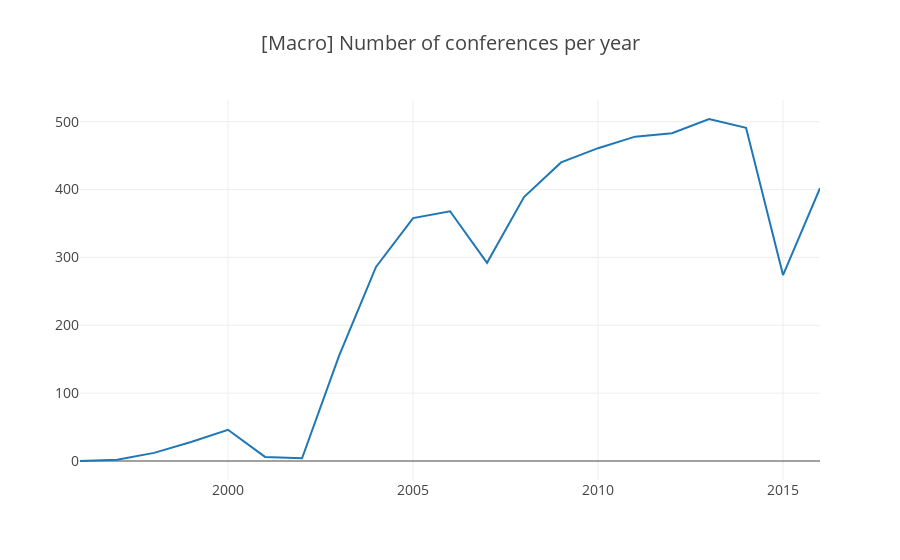

The notebook cell this image was saved under:
### Code cell
trace1 = go.Scatter(x=macro.groupby('year')['conf_id'].nunique().index,
                    y=macro.groupby('year')['conf_id'].nunique().values,
                    name='conferences')

layout = go.Layout(title=" [Macro] Number of conferences per year",
                   legend=dict(orientation='h'),
                   font=dict(size=14))

fig = go.Figure(data=[trace1], layout=layout)
plotly.offline.iplot(fig)

### Figure 1 — Plotly figure (JSON) as saved in the notebook; plotly's stock layout.template omitted (floating-point values rounded to 4 significant figures)
{"data": [{"name": "conferences", "type": "scatter", "uid": "d0588857-6782-4fb1-bd5e-1555a2c64cc1", "x": ["1996-01-01", "1997-01-01", "1998-01-01", "1999-01-01", "2000-01-01", "2001-01-01", "2002-01-01", "2003-01-01", "2004-01-01", "2005-01-01", "2006-01-01", "2007-01-01", "2008-01-01", "2009-01-01", "2010-01-01", "2011-01-01", "2012-01-01", "2013-01-01", "2014-01-01", "2015-01-01", "2016-01-01"], "y": [0, 2, 12, 28, 46, 6, 4, 155, 286, 358, 368, 292, 389, 440, 461, 478, 483, 504, 491, 274, 402]}], "layout": {"font": {"size": 14}, "legend": {"orientation": "h"}, "title": " [Macro] Number of conferences per year"}}
